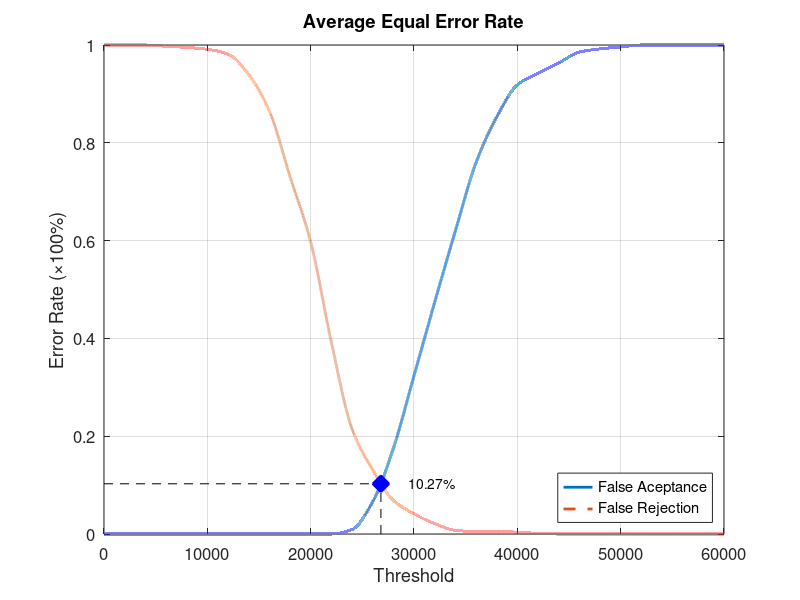
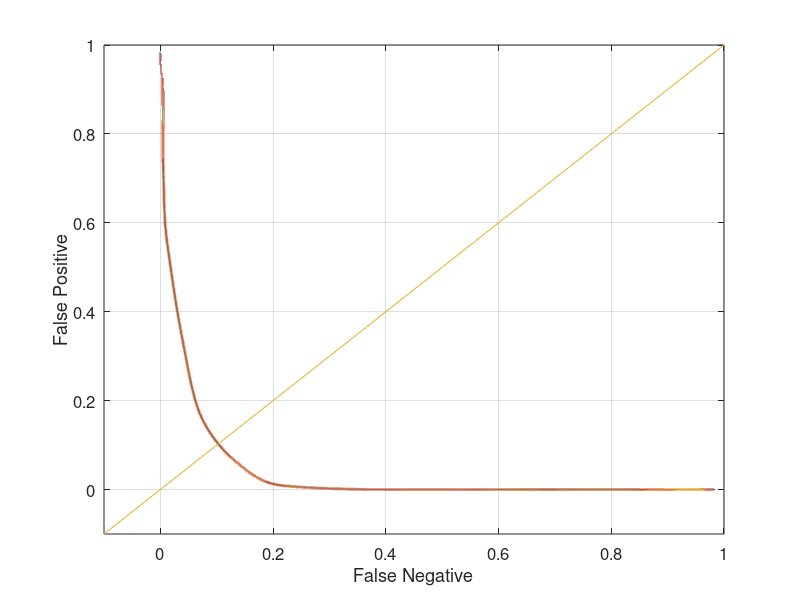

These figures' MATLAB source, in order:
function yEER = Experiment1Average
close all;
clear;
clc;
x = 0:2000:60000;
xq = 0:0.5:60000;

y0 = [0 0 0 0 0 0 0 0 0 0 0 0 0.00921053 0.0657895 0.175 0.323684 0.473684 0.619737 0.759211 0.852632 0.918421 0.942105 0.963158 0.985526 0.992105 0.996053 1 1 1 1 1];
yy0 = interp1(x, y0, xq, 'pchip');
y1 = [1 1 1 0.9975 0.995 0.99125 0.98125 0.94 0.865 0.73125 0.5975 0.3925 0.215 0.13125 0.06875 0.04125 0.02125 0.0075 0.005 0.005 0.00375 0.00125 0 0 0 0 0 0 0 0 0];
yy1 = interp1(x, y1, xq, 'pchip');

% Calculating EER: 
y2 = abs(y0 - y1);
find(y2 == min(y2))
yy2 = abs(yy0 - yy1);
xEER = find(yy2 == min(yy2));
xEERIndex = xq(xEER) % X-axis EER
yEER = yy0(xEER) % Y-axis EER

main = figure
plot(xq, yy0,'-','LineWidth', 2);	hold on
plot(xq, yy1,'--','LineWidth', 2);	hold on
plot([xEERIndex xEERIndex], [0 yEER], 'k--');	hold on
plot([0 xEERIndex], [yEER yEER], 'k--');	hold on
plot(xEERIndex, yEER, 'bx', 'LineWidth', 10);	hold on
text(xEERIndex + 10 * xEERIndex / 100, yEER, [num2str(round((10000 * yEER)) / 100) '%'])
legend('False Aceptance', 'False Rejection', 'Location', 'SouthEast')
xlabel('Threshold')
ylabel('Error Rate (\times100%)')
title('Average Equal Error Rate')
set(gca, 'FontSize', 12)
axis([0 60000 0 1])
grid on

print(main, 'Experiment1AverageMain', '-dpng');
FNRxFPR = figure('Color', [1 1 1]);
plot(yy1, yy0, '-', yy1, yy0, 'LineWidth', 2);
hold on
y = -0.1:0.1:1
plot(y, y); 
set(gca, 'FontSize', 12)
xlabel('False Negative')
ylabel('False Positive')
axis([-0.1 1 -0.1 1])
set(gca, 'FontSize', 12)
grid on

print(FNRxFPR, 'Experiment1AverageFNRxFPR','-dpng');
end
